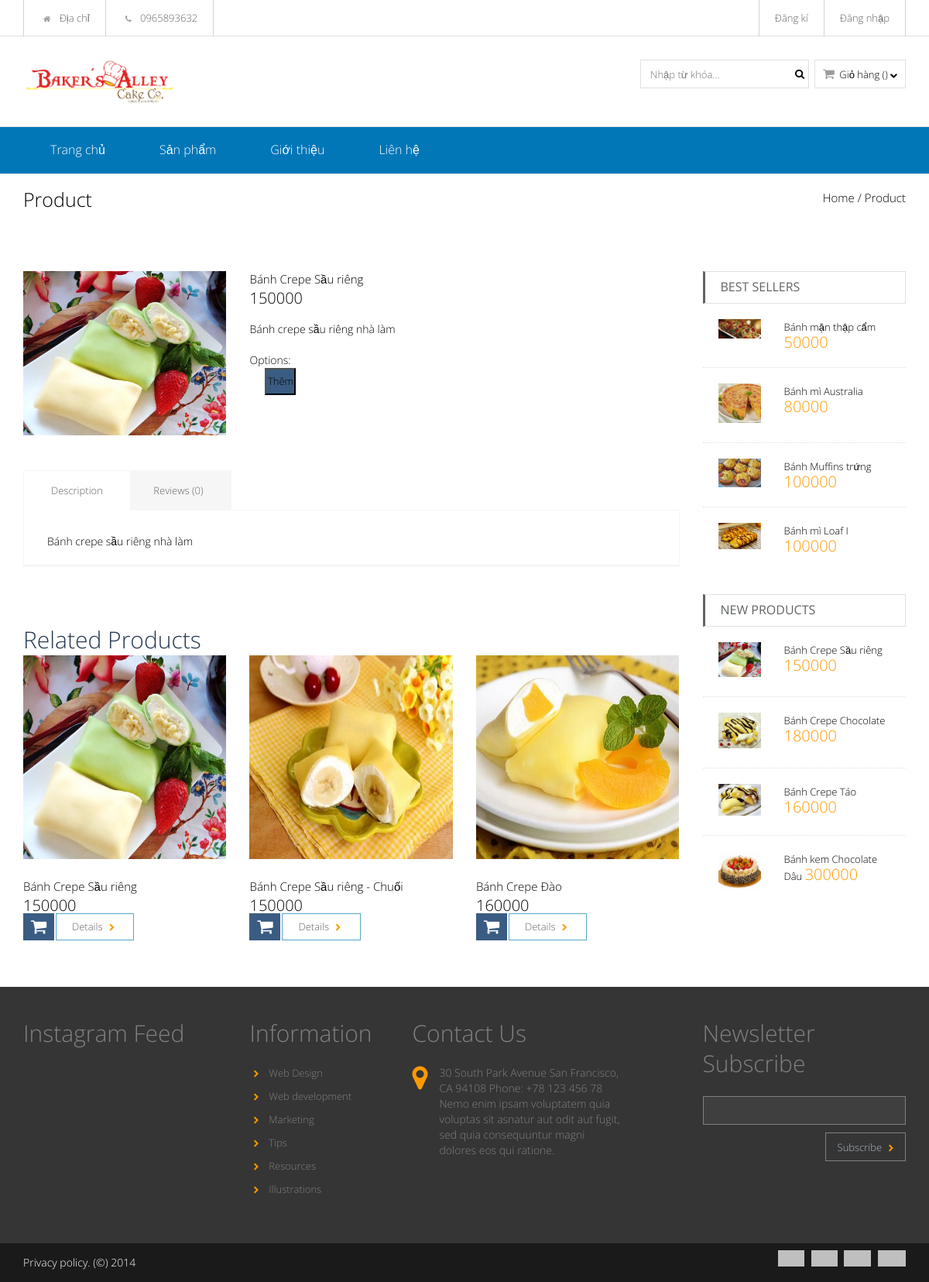
Screenshot of /product.php?id=1 with the database file from the repository.
### tables this page shows
CREATE TABLE `products` (
  `id` int(10) UNSIGNED NOT NULL,
  `name` varchar(100) DEFAULT NULL,
  `id_type` int(10) UNSIGNED DEFAULT NULL,
  `description` text DEFAULT NULL,
  `unit_price` float DEFAULT NULL,
  `promotion_price` float DEFAULT NULL,
  `image` varchar(255) DEFAULT NULL,
  `unit` varchar(255) DEFAULT NULL,
  `new` tinyint(4) DEFAULT 0,
  `created_at` timestamp NULL DEFAULT NULL,
  `updated_at` timestamp NULL DEFAULT NULL
);

### Model/Product_Model.php (called while the page is built, shortened)
<?php
require_once('Bean/Product_Obj.php');
function getAllProducts(){
	$arrProducts = array();
	$conn = Connect();
	$sql = "SELECT * FROM `products` WHERE new =1 LIMIT 4";
	$result = $conn->query($sql);
	if ($result->num_rows > 0) {
		while($row = $result->fetch_assoc()) {
			$id = $row["id"];
			$name =  $row["name"];
			$id_type = $row["id_type"];
			$decription= $row["description"];
			$unit_price= $row["unit_price"];
			$promotion_price= $row["promotion_price"];
			$image= $row["image"];
			$unit= $row["unit"];
			$new_no = $row["new"];
			$create= $row["created_at"];
			$update= $row["updated_at"];
			$product = new Product_Obj($id,$name,$id_type,$decription,$unit_price,$promotion_price,$image,$unit,$new_no,$create,$update);
			array_push($arrProducts, $product);
		}
	} else {
		return $arrProducts ;
	}
	return $arrProducts ;
}
function getProduct($id){
	$conn = Connect();
	$sql = "SELECT * FROM `products` WHERE id = $id";
	$result = $conn->query($sql);
	if ($result->num_rows > 0) {
		while($row = $result->fetch_assoc()) {
		$id = $row["id"];
			$name =  $row["name"];
			$id_type = $row["id_type"];
			$decription= $row["description"];
			$unit_price= $row["unit_price"];
			$promotion_price= $row["promotion_price"];
			$image= $row["image"];
			$unit= $row["unit"];
			$new_no = $row["new"];
			$create= $row["created_at"];
			$update= $row["updated_at"];
			$pro = new Product_Obj($id,$name,$id_type,$decription,$unit_price,$promotion_price,$image,$unit,$new_no,$create,$update);
		}
	} else {
		return $pro ;
	}
	return $pro ;
}
function getCheapProducts(){
	$arrProducts = array();
	$conn = Connect();
	$sql = "SELECT * FROM `products` ORDER BY unit_price ASC limit 4";
	$result = $conn->query($sql);
	if ($result->num_rows > 0) {
		while($row = $result->fetch_assoc()) {
			$id = $row["id"];
			$name =  $row["name"];
			$id_type = $row["id_type"];
			$decription= $row["description"];
			$unit_price= $row["unit_price"];
			$promotion_price= $row["promotion_price"];
			$image= $row["image"];
			$unit= $row["unit"];
			$new_no = $row["new"];
			$create= $row["created_at"];
			$update= $row["updated_at"];
			$product = new Product_Obj($id,$name,$id_type,$decription,$unit_price,$promotion_price,$image,$unit,$new_no,$create,$update);
			array_push($arrProducts, $product);
		}
	} else {
		return $arrProducts ;
	}
	return $arrProducts ;
}
function getRelateProducts($id_type){
	$arrProducts = array();
	$conn = Connect();
	$sql = "SELECT products.id, products.name,products.id_type,products.description,
products.unit_price,products.promotion_price,products.image,
products.unit,products.new,products.created_at,products.updated_at
FROM products
LEFT JOIN type_products
ON products.id_type = type_products.id
WHERE products.id_type = $id_type limit 3";
	$result = $conn->query($sql);
	if ($result->num_rows > 0) {
		while($row = $result->fetch_assoc()) {
			$id = $row["id"];
			$name =  $row["name"];
			$id_type = $row["id_type"];
			$decription= $row["description"];
			$unit_price= $row["unit_price"];
			$promotion_price= $row["promotion_price"];
			$image= $row["image"];
			$unit= $row["unit"];
			$new_no = $row["new"];
			$create= $row["created_at"];
			$update= $row["updated_at"];
			$product = new Product_Obj($id,$name,$id_type,$decription,$unit_price,$promotion_price,$image,$unit,$new_no,$create,$update);
			array_push($arrProducts, $product);
		}
	} else {
		return $arrProducts ;
	}
	return $arrProducts ;
}
?>

### Bean/Product_Obj.php (called while the page is built, shortened)
<?php
	class Product_Obj
	{
		public function __construct($id,$name,$id_type,$decription,$unit_price,$promotion_price,$image,$unit,$new_no,$create,$update){
			$this->id = $id;
			$this->name = $name;
			$this->decription = $decription;
			$this->unit_price = $unit_price;
			$this->image = $image;
		}
	}
?>

### product.php (the view, shortened to what this page needs)
<?php
 include('include/header.php');
 require_once("Model/Product_Model.php");
 if( isset($_GET["id"])) {
      $id = $_GET["id"];
      $pro = getProduct($id);
   }
?>
	<div class="inner-header">
		<div class="container">
			<div class="pull-left">
				<h6 class="inner-title">Product</h6>
			</div>
			<div class="pull-right">
				<div class="beta-breadcrumb font-large">
					<a href="index.php">Home</a> / <span>Product</span>
				</div>
			</div>
			<div class="clearfix"></div>
		</div>
	</div>
	<div class="container">
		<div id="content">
			<div class="row">
				<div class="col-sm-9">
					<form action="" method="POST">
					<div class="row">
						<div class="col-sm-4">
							<img src=<?php echo "image/product/".$pro->image ?>>
						</div>
						<div class="col-sm-8">
							<div class="single-item-body">
								<p class="single-item-title"><?php echo $pro->name ?></p>
								<p class="single-item-price">
									<span><?php echo $pro->unit_price ?></span>
								</p>
							</div>
							<div class="space20">&nbsp;</div>
							<div class="single-item-desc">
								<p><?php echo $pro->decription ?></p>
							</div>
							<div class="space20">&nbsp;</div>
							<p>Options:</p>
							<div class="single-item-options">
								<input class="add-to-cart" type="submit" value="Thêm" name="addToCart">
							</div>
						</div>
					</div>
					</form>
					<div class="space40">&nbsp;</div>
					<div class="woocommerce-tabs">
						<ul class="tabs">
							<li><a href="#tab-description">Description</a></li>
							<li><a href="#tab-reviews">Reviews (0)</a></li>
						</ul>
						<div class="panel" id="tab-description">
							<p><?php echo $pro->decription ?> </p>
						</div>
					</div>
					<div class="space50">&nbsp;</div>
					<div class="beta-products-list">
						<h4>Related Products</h4>
						<div class="row">
							<?php
								$arrRelate = getRelateProducts($pro->id_type);
								foreach ($arrRelate as $value) {
							?>
							<div class="col-sm-4">
								<div class="single-item">
									<div class="single-item-header">
										<a href=<?php echo "product.php?id=".$value->id?>><img width="263" height="263" src=<?php echo "image/product/".$value->image?>></a>
									</div>
									<div class="single-item-body">
										<p class="single-item-title"><?php echo $value->name ?></p>
										<p class="single-item-price">
											<span><?php echo $value->unit_price?></span>
										</p>
									</div>
									<div class="single-item-caption">
										<a class="add-to-cart pull-left" href="product.php"><i class="fa fa-shopping-cart"></i></a>
										<a class="beta-btn primary" href="product.php">Details <i class="fa fa-chevron-right"></i></a>
									</div>
								</div>
							</div>
							<?php
								}
							?>
						</div>
					</div>
				</div>
				<div class="col-sm-3 aside">
					<div class="widget">
						<h3 class="widget-title">Best Sellers</h3>
						<div class="widget-body">
							<div class="beta-sales beta-lists">
								<?php
									$arr = getCheapProducts();
									foreach ($arr as $value) {
								?>
								<div class="media beta-sales-item">
									<a class="pull-left" href=<?php echo "product.php?id=".$value->id?>><img src=<?php echo "image/product/".$value->image ?>></a>
									<div class="media-body">
										<?php echo $value->name ?>
										<span class="beta-sales-price"><?php echo $value->unit_price ?></span>
									</div>
								</div>
								<?php
									}
								?>
							</div>
						</div>
					</div>
					<div class="widget">
						<h3 class="widget-title">New Products</h3>
						<div class="widget-body">
							<div class="beta-sales beta-lists">
								<?php
									$arr = getAllProducts();
									foreach ($arr as $value) {
								?>
								<div class="media beta-sales-item">
									<a class="pull-left" href=<?php echo "product.php?id=".$value->id?>><img src=<?php echo "image/product/".$value->image ?>></a>
									<div class="media-body">
										<?php echo $value->name ?>
										<span class="beta-sales-price"><?php echo $value->unit_price ?></span>
									</div>
								</div>
								<?php
									}
								?>
							</div>
						</div>
					</div>
				</div>
			</div>
		</div>
	</div>
<?php include("include/footer.php"); ?>
	<div class="copyright">
		<div class="container">
			<p class="pull-left">Privacy policy. (&copy;) 2014</p>
			<p class="pull-right pay-options">
				<a href="#"><img src="assets/dest/images/pay/master.jpg" alt="" /></a>
				<a href="#"><img src="assets/dest/images/pay/pay.jpg" alt="" /></a>
				<a href="#"><img src="assets/dest/images/pay/visa.jpg" alt="" /></a>
				<a href="#"><img src="assets/dest/images/pay/paypal.jpg" alt="" /></a>
			</p>
			<div class="clearfix"></div>
		</div>
	</div>
</body>
</html>

### assets/dest/css/huong-style.css (style rules this page uses)
.inner-header { background-color: #ffffff }
.inner-title,.beta-breadcrumb, .beta-breadcrumb a { color: black }

### rows the page displays
products: image (picture), name "Bánh Crepe Sầu riêng", unit_price "150000", description "Bánh crepe sầu riêng nhà làm"
products: image (picture), name "Bánh Crepe Sầu riêng - Chuối", unit_price "150000"
products: image (picture), name "Bánh Crepe Đào", unit_price "160000"
products: image (picture), name "Bánh mặn thập cẩm", unit_price "50000"
products: image (picture), name "Bánh mì Australia", unit_price "80000"
products: image (placeholder picture), name "Bánh Muffins trứng", unit_price "100000"
products: image (picture), name "Bánh mì Loaf I", unit_price "100000"
products: image (picture), name "Bánh Crepe Chocolate", unit_price "180000"
products: image (picture), name "Bánh Crepe Táo", unit_price "160000"
products: image (picture), name "Bánh kem Chocolate Dâu", unit_price "300000"
